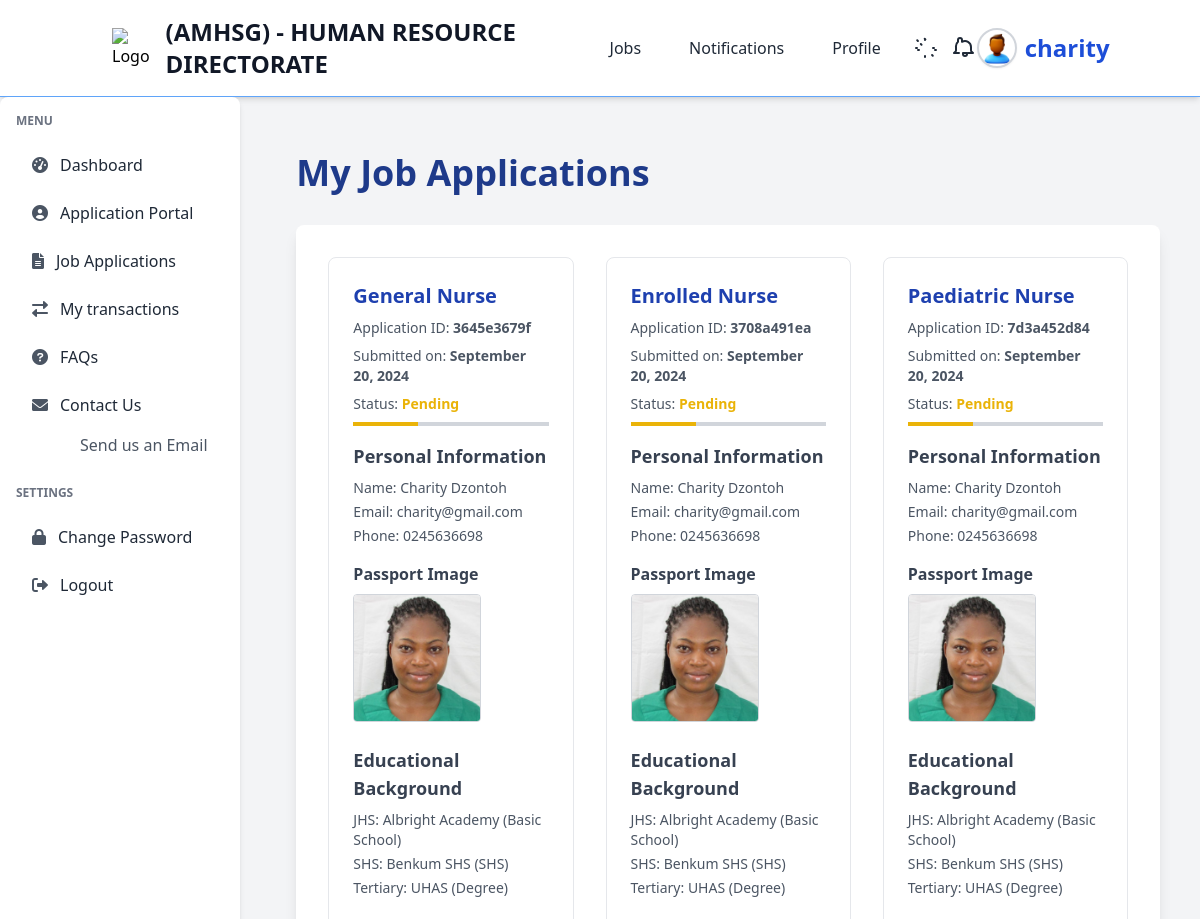
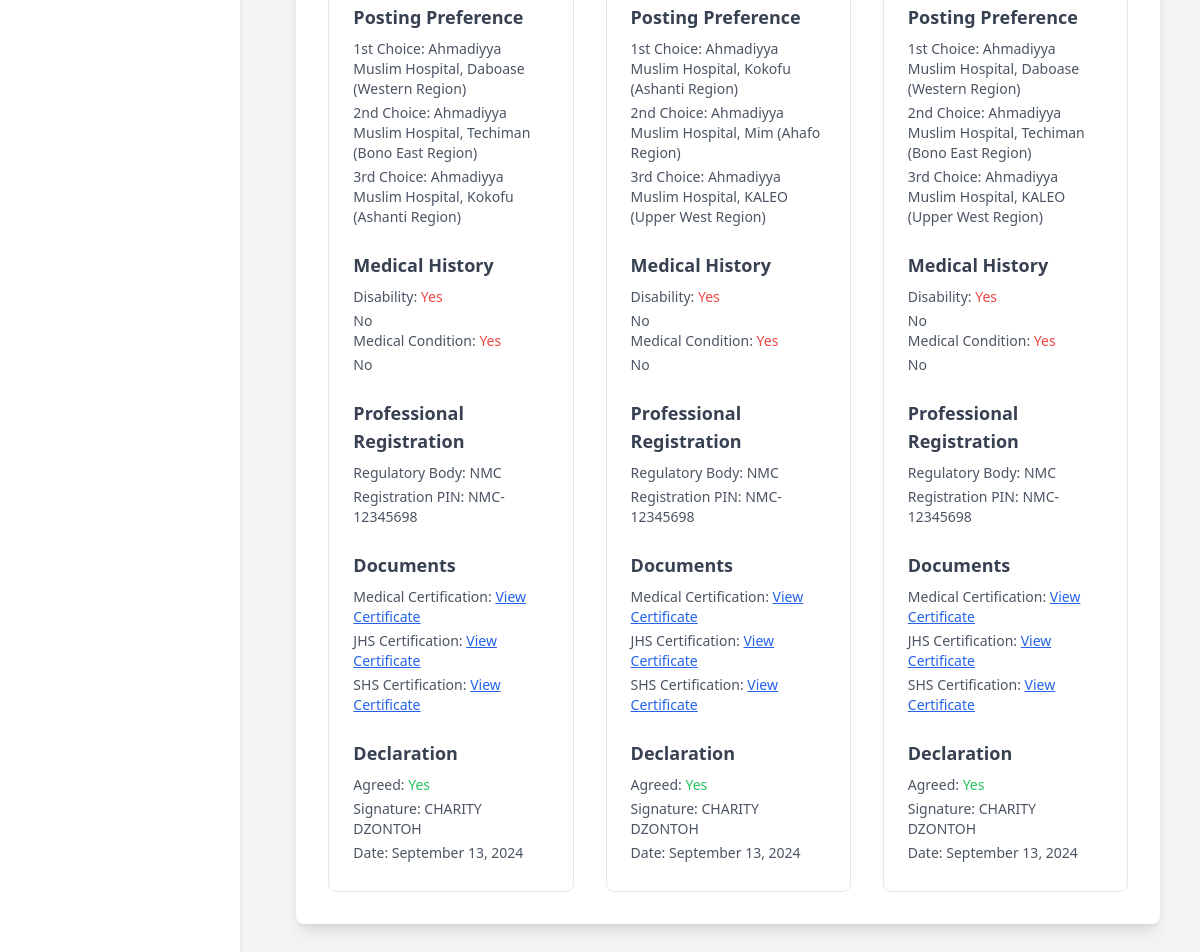
Before: /job-applications/ (signed in) with the older database file (2 pictures, top to bottom).
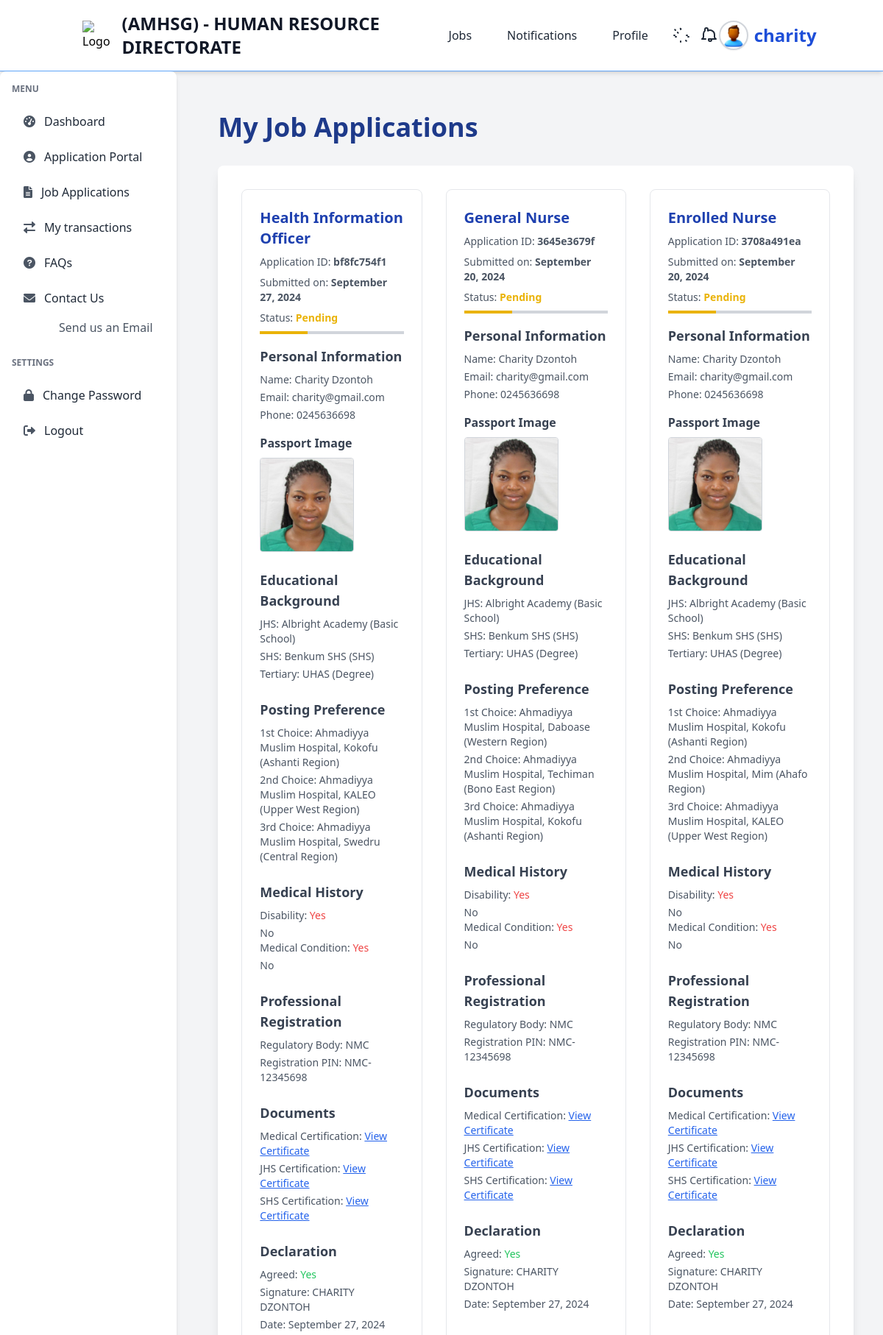
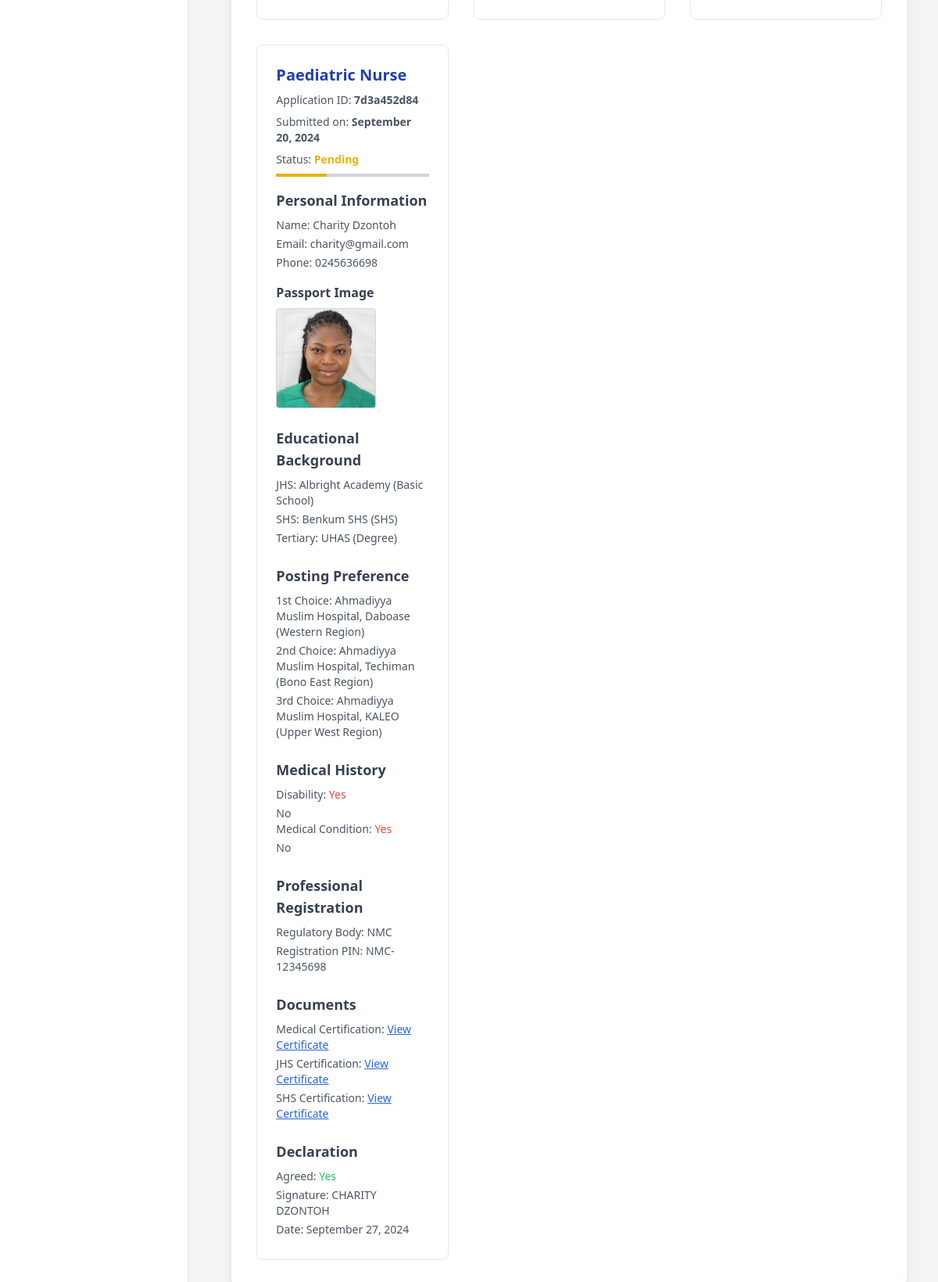
After: the same page with the newer database file (2 pictures, top to bottom).
### application_portal/models.py (models this page shows, shortened)
class Application(models.Model):
    personal_information = models.ForeignKey(PersonalInformation, on_delete=models.CASCADE)
    educational_background = models.ForeignKey(EducationalBackground, on_delete=models.CASCADE)
    medical_history = models.ForeignKey(MedicalHistory, on_delete=models.CASCADE)
    professional_registration = models.ForeignKey(ProfessionalRegistration, on_delete=models.CASCADE, blank=True, null=True)
    posting_preference = models.ForeignKey(PostingPreference, on_delete=models.CASCADE)
    medical_certification = models.ForeignKey(MedicalCertification, on_delete=models.CASCADE)
    addendum = models.ForeignKey(Addendum, on_delete=models.CASCADE)  # Replace '1' with the ID of an existing Addendum
    declaration = models.ForeignKey(Declaration, on_delete=models.CASCADE, default=1)
    status = models.CharField(max_length=50, choices=[('under review', 'Under Review'), ('pending', 'Pending'), ('accepted', 'Accepted')])
    date_submitted = models.DateTimeField(auto_now_add=True)
    user = models.ForeignKey(User, on_delete=models.CASCADE)
    job = models.ForeignKey(Job, on_delete=models.CASCADE)
    application_id = models.CharField(max_length=100, unique=True, default=generate_application_id)
    class Meta:
        unique_together = ('user', 'job')

class PersonalInformation(models.Model):
    user = models.OneToOneField(User, on_delete=models.CASCADE)
    title = models.CharField(max_length=10, choices=[('mr', 'Mr'), ('mrs', 'Mrs'), ('ms', 'Ms')])
    email = models.EmailField()
    first_name = models.CharField(max_length=50)
    surname = models.CharField(max_length=50)
    other_names = models.CharField(max_length=100, blank=True, null=True)
    dob = models.DateField()
    ghana_card_number = models.CharField(max_length=50, default="none")
    telephone = models.CharField(max_length=15)
    birthplace = models.CharField(max_length=100)
    marital_status = models.CharField(max_length=20, choices=[('single', 'Single'), ('married', 'Married'), ('divorced', 'Divorced/Separated'), ('widow', 'Widow')])
    gender = models.CharField(max_length=10, choices=[('male', 'Male'), ('female', 'Female')])
    fathers_name = models.CharField(max_length=100)
    fathers_occupation = models.CharField(max_length=100)
    mothers_name = models.CharField(max_length=100)
    mothers_occupation = models.CharField(max_length=100)
    next_of_kin = models.CharField(max_length=100)
    next_of_kin_occupation = models.CharField(max_length=100)
    contact_person = models.CharField(max_length=100)
    relation = models.CharField(max_length=50)
    contact_address = models.CharField(max_length=255)
    passport_picture = models.ImageField(upload_to='passport_pictures/')

class EducationalBackground(models.Model):
    user = models.ForeignKey(User, on_delete=models.CASCADE)
    JHS_level = models.CharField(max_length=50, default="none")
    JHS_school = models.CharField(max_length=100, default="none")
    JHS_field_of_study = models.CharField(max_length=100, default="none")
    JHS_date_started = models.DateField(default=timezone.now)
    JHS_date_completed = models.DateField(default=timezone.now)
    JHS_certificates = models.FileField(upload_to='certificates/JHS/', blank=True, null=True)
    SHS_level = models.CharField(max_length=50, default="none")
    SHS_school = models.CharField(max_length=100, default="none")
    SHS_field_of_study = models.CharField(max_length=100, default="none")
    SHS_date_started = models.DateField(default=timezone.now)
    SHS_date_completed = models.DateField(default=timezone.now)
    SHS_certificates = models.FileField(upload_to='certificates/SHS/', blank=True, null=True)
    TERTIARY_level = models.CharField(max_length=50, default="none")
    TERTIARY_school = models.CharField(max_length=100, default="none")
    TERTIARY_field_of_study = models.CharField(max_length=100, default="none")
    TERTIARY_date_started = models.DateField(default=timezone.now)
    TERTIARY_date_completed = models.DateField(default=timezone.now)
    TERTIARY_certificates = models.FileField(upload_to='certificates/TERTIARY/', blank=True, null=True)

class PostingPreference(models.Model):
    user = models.ForeignKey(User, on_delete=models.CASCADE)  # Changed from OneToOneField to ForeignKey
    job = models.ForeignKey(Job, on_delete=models.CASCADE, default=1)
    first_choice_region = models.ForeignKey(Region, on_delete=models.CASCADE, related_name="first_choice_region", null=True, blank=True)
    first_choice_facility = models.ForeignKey(Facility, on_delete=models.CASCADE, related_name="first_choice_facility", null=True, blank=True)
    second_choice_region = models.ForeignKey(Region, on_delete=models.CASCADE, related_name="second_choice_region", null=True, blank=True)
    second_choice_facility = models.ForeignKey(Facility, on_delete=models.CASCADE, related_name="second_choice_facility", null=True, blank=True)
    third_choice_region = models.ForeignKey(Region, on_delete=models.CASCADE, related_name="third_choice_region", null=True, blank=True)
    third_choice_facility = models.ForeignKey(Facility, on_delete=models.CASCADE, related_name="third_choice_facility", null=True, blank=True)
    class Meta:
        constraints = [
            models.UniqueConstraint(fields=['user', 'job'], name='unique_user_job_preference')
        ]

class Facility(models.Model):
    facility_name = models.CharField(max_length=50, default="none")
    town_name = models.CharField(max_length=50, default="none")
    region = models.ForeignKey(Region, on_delete=models.CASCADE, related_name='facilities')  # Add this field

class Region(models.Model):
    region_name = models.CharField(max_length=50, default="none")

class MedicalHistory(models.Model):
    user = models.OneToOneField(User, on_delete=models.CASCADE)
    physical_disability = models.BooleanField()
    disability_details = models.TextField(blank=True, null=True)
    medical_condition = models.BooleanField()
    condition_details = models.TextField(blank=True, null=True)

class ProfessionalRegistration(models.Model):
    user = models.ForeignKey(User, on_delete=models.CASCADE)
    regulatory_body = models.CharField(max_length=100)
    registration_pin = models.CharField(max_length=50)
    date_received = models.DateField()
    license_cert = models.FileField(upload_to='license_cert/', blank=True, null=True)

class Declaration(models.Model):
    user = models.OneToOneField(User, on_delete=models.CASCADE)
    agree = models.BooleanField()
    date = models.DateField()
    signature = models.CharField(max_length=100)

### jobs/models.py (models this page shows, shortened)
class Job(models.Model):
    title = models.CharField(max_length=255, default="none")
    company = models.CharField(max_length=255, default="none")  # Name of the company offering the job
    location = models.CharField(max_length=255, default="none")
    description = models.TextField()
    responsibilities = models.TextField(help_text="List of job responsibilities", default="none")  # New field for responsibilities
    requirements = models.TextField(help_text="List of job requirements", default="none")  # New field for requirements
    salary = models.CharField(max_length=100, blank=True, null=True, help_text="Salary range or amount")  # Optional salary field
    posted_date = models.DateField(auto_now_add=True, blank=True, null=True)
    application_deadline = models.DateField(null=True, blank=True, help_text="Deadline to apply for the job")  # New field for application deadline
    class Meta:
        ordering = ['-posted_date']  # Orders job listings by the most recent first

### application_portal/views.py (the view)
# urls.py: path('job-applications/', views.application_list, name='job-applications'),
@login_required(login_url="authentication:my-login")
def application_list(request):
    try:
        applications = Application.objects.filter(
            personal_information__user=request.user
        ).order_by('-date_submitted')
        context = {
            'applications': applications
        }
        return render(request, 'application_portal/job_applications.html', context)
    except Exception as e:
        messages.error(request, "An error occurred while fetching applications.")
        return render(request, 'application_portal/job_applications.html', {'applications': None})

### templates/application_portal/job_applications.html
{% extends 'authentication/dash-base.html' %}
{% block content %}
<div class="container mx-auto px-4 py-8">
  <h1 class="text-4xl font-bold text-blue-900 mb-8">My Job Applications</h1>
  <div class="bg-white shadow-lg rounded-lg p-8">
    {% if applications %}
      <div class="grid grid-cols-1 md:grid-cols-2 lg:grid-cols-3 gap-8">
        {% for application in applications %}
          <div class="border border-gray-200 rounded-lg p-6 hover:shadow-xl transition-shadow duration-300 relative">
            <h3 class="text-xl font-semibold text-blue-800 mb-2">{{ application.job.title }}</h3>
            <p class="text-sm text-gray-600 mb-2">Application ID: <span class="font-bold">{{ application.application_id }}</span></p>
            <p class="text-sm text-gray-600 mb-2">Submitted on: <span class="font-bold">{{ application.date_submitted|date:"F j, Y" }}</span></p>
            <p class="text-sm text-gray-600 mb-2">Status:
              {% if application.status == "pending" %}
                <span class="text-yellow-500 font-bold">Pending</span>
                <div class="bg-gray-300 h-1 w-full mt-2">
                  <div class="bg-yellow-500 h-1 w-1/3 transition-all duration-500 ease-in-out"></div>
                </div>
              {% elif application.status == "under review" %}
                <span class="text-orange-500 font-bold">Under Review</span>
                <div class="bg-gray-300 h-1 w-full mt-2">
                  <div class="bg-orange-500 h-1 w-2/3 transition-all duration-500 ease-in-out"></div>
                </div>
              {% elif application.status == "accepted" %}
                <span class="text-green-500 font-bold">Accepted</span>
                <div class="bg-gray-300 h-1 w-full mt-2">
                  <div class="bg-green-500 h-1 w-full transition-all duration-500 ease-in-out"></div>
                </div>
              {% else %}
                <span class="text-red-500 font-bold">{{ application.status }}</span>
                <div class="bg-gray-300 h-1 w-full mt-2">
                  <div class="bg-red-500 h-1 w-1/2 transition-all duration-500 ease-in-out"></div>
                </div>
              {% endif %}
            </p>
            <div class="mt-4">
              <h4 class="text-lg font-semibold text-gray-700 mb-2">Personal Information</h4>
              <p class="text-sm text-gray-600 mb-1">Name: {{ application.personal_information.first_name }} {{ application.personal_information.surname }}</p>
              <p class="text-sm text-gray-600 mb-1">Email: {{ application.personal_information.email }}</p>
              <p class="text-sm text-gray-600 mb-1">Phone: {{ application.personal_information.telephone }}</p>
              <div class="mt-4">
                <h5 class="text-md font-semibold text-gray-700">Passport Image</h5>
                <img src="{{ application.personal_information.passport_picture.url }}" alt="Passport Image" class="w-32 h-32 object-cover mt-2 border border-gray-300 rounded">
              </div>
            </div>
            <div class="mt-6">
              <h4 class="text-lg font-semibold text-gray-700 mb-2">Educational Background</h4>
              <p class="text-sm text-gray-600 mb-1">JHS: {{ application.educational_background.JHS_school }} ({{ application.educational_background.JHS_level }})</p>
              <p class="text-sm text-gray-600 mb-1">SHS: {{ application.educational_background.SHS_school }} ({{ application.educational_background.SHS_level }})</p>
              <p class="text-sm text-gray-600 mb-1">Tertiary: {{ application.educational_background.TERTIARY_school }} ({{ application.educational_background.TERTIARY_level }})</p>
            </div>
            <div class="mt-6">
              <h4 class="text-lg font-semibold text-gray-700 mb-2">Posting Preference</h4>
              <p class="text-sm text-gray-600 mb-1">1st Choice: {{ application.posting_preference.first_choice_facility.facility_name }} ({{ application.posting_preference.first_choice_region.region_name }})</p>
              <p class="text-sm text-gray-600 mb-1">2nd Choice: {{ application.posting_preference.second_choice_facility.facility_name }} ({{ application.posting_preference.second_choice_region.region_name }})</p>
              <p class="text-sm text-gray-600 mb-1">3rd Choice: {{ application.posting_preference.third_choice_facility.facility_name }} ({{ application.posting_preference.third_choice_region.region_name }})</p>
            </div>
            <div class="mt-6">
              <h4 class="text-lg font-semibold text-gray-700 mb-2">Medical History</h4>
              <p class="text-sm text-gray-600 mb-1">Disability:
                {% if application.medical_history.physical_disability %}
                  <span class="text-red-500">Yes</span>
                  <p class="text-sm text-gray-600">{{ application.medical_history.disability_details }}</p>
                {% else %}
                  <span>No</span>
                {% endif %}
              </p>
              <p class="text-sm text-gray-600 mb-1">Medical Condition:
                {% if application.medical_history.medical_condition %}
                  <span class="text-red-500">Yes</span>
                  <p class="text-sm text-gray-600">{{ application.medical_history.condition_details }}</p>
                {% else %}
                  <span>No</span>
                {% endif %}
              </p>
            </div>
            <div class="mt-6">
              <h4 class="text-lg font-semibold text-gray-700 mb-2">Professional Registration</h4>
              <p class="text-sm text-gray-600 mb-1">Regulatory Body: {{ application.professional_registration.regulatory_body }}</p>
              <p class="text-sm text-gray-600 mb-1">Registration PIN: {{ application.professional_registration.registration_pin }}</p>
            </div>
            <div class="mt-6">
              <h4 class="text-lg font-semibold text-gray-700 mb-2">Documents</h4>
              <p class="text-sm text-gray-600 mb-1">Medical Certification:
                {% if application.medical_certification.medical_cert %}
                  <a href="{{ application.medical_certification.medical_cert.url }}" class="text-blue-600 underline" target="_blank">View Certificate</a>
                {% else %}
                  <span class="text-red-500">Not uploaded</span>
                {% endif %}
              </p>
              <p class="text-sm text-gray-600 mb-1">JHS Certification:
                {% if application.educational_background.JHS_certificates %}
                  <a href="{{ application.educational_background.JHS_certificates.url }}" class="text-blue-600 underline" target="_blank">View Certificate</a>
                {% else %}
                  <span class="text-red-500">Not uploaded</span>
                {% endif %}
              </p>
              <p class="text-sm text-gray-600 mb-1">SHS Certification:
                {% if application.educational_background.SHS_certificates %}
                  <a href="{{ application.educational_background.SHS_certificates.url }}" class="text-blue-600 underline" target="_blank">View Certificate</a>
                {% else %}
                  <span class="text-red-500">Not uploaded</span>
                {% endif %}
              </p>
            </div>
            <div class="mt-6">
              <h4 class="text-lg font-semibold text-gray-700 mb-2">Declaration</h4>
              <p class="text-sm text-gray-600 mb-1">Agreed:
                {% if application.declaration.agree %}
                  <span class="text-green-500">Yes</span>
                {% else %}
                  <span class="text-red-500">No</span>
                {% endif %}
              </p>
              <p class="text-sm text-gray-600 mb-1">Signature: {{ application.declaration.signature }}</p>
              <p class="text-sm text-gray-600 mb-1">Date: {{ application.declaration.date|date:"F j, Y" }}</p>
            </div>
          </div>
        {% endfor %}
      </div>
    {% else %}
      <p class="text-gray-600 text-center">No applications found.</p>
    {% endif %}
  </div>
</div>
{% endblock %}

Changed rows visible on the page:
added Application: job "Health Information Officer", application_id "bf8fc754f1", date_submitted "September 27, 2024", status "Pending", personal_information.first_name "Charity", personal_information.surname "Dzontoh", personal_information.email "charity@gmail.com", personal_information.telephone "0245636698", personal_information.passport_picture (picture), educational_background.JHS_school "Albright Academy", educational_background.JHS_level "Basic School", educational_background.SHS_school "Benkum SHS", educational_background.SHS_level "SHS", educational_background.TERTIARY_school "UHAS", educational_background.TERTIARY_level "Degree", posting_preference.first_choice_facility.facility_name "Ahmadiyya Muslim Hospital, Kokofu", posting_preference.first_choice_region.region_name "Ashanti Region", posting_preference.second_choice_facility.facility_name "Ahmadiyya Muslim Hospital, KALEO", posting_preference.second_choice_region.region_name "Upper West Region", posting_preference.third_choice_facility.facility_name "Ahmadiyya Muslim Hospital, Swedru", posting_preference.third_choice_region.region_name "Central Region", medical_history.disability_details "No", medical_history.condition_details "No", professional_registration.regulatory_body "NMC", professional_registration.registration_pin "NMC-12345698", shows "Yes", declaration.signature "CHARITY DZONTOH", declaration "September 27, 2024"
changed through a linked row, Application "General Nurse": declaration "September 13, 2024" → "September 27, 2024"
changed through a linked row, Application "3708a491ea": declaration "September 13, 2024" → "September 27, 2024"
changed through a linked row, Application "Paediatric Nurse": declaration "September 13, 2024" → "September 27, 2024"
